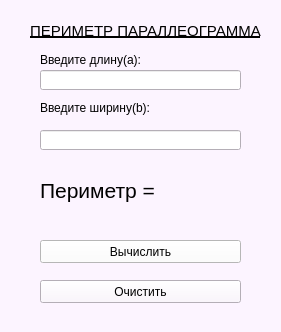
<?xml version="1.0" encoding="UTF-8"?>
<ui version="4.0">
 <class>Form</class>
 <widget class="QWidget" name="Form">
  <property name="geometry">
   <rect>
    <x>0</x>
    <y>0</y>
    <width>281</width>
    <height>332</height>
   </rect>
  </property>
  <property name="palette">
   <palette>
    <active>
     <colorrole role="WindowText">
      <brush brushstyle="SolidPattern">
       <color alpha="255">
        <red>0</red>
        <green>0</green>
        <blue>0</blue>
       </color>
      </brush>
     </colorrole>
     <colorrole role="Button">
      <brush brushstyle="SolidPattern">
       <color alpha="255">
        <red>252</red>
        <green>244</green>
        <blue>255</blue>
       </color>
      </brush>
     </colorrole>
     <colorrole role="Light">
      <brush brushstyle="SolidPattern">
       <color alpha="255">
        <red>255</red>
        <green>255</green>
        <blue>255</blue>
       </color>
      </brush>
     </colorrole>
     <colorrole role="Midlight">
      <brush brushstyle="SolidPattern">
       <color alpha="255">
        <red>253</red>
        <green>249</green>
        <blue>255</blue>
       </color>
      </brush>
     </colorrole>
     <colorrole role="Dark">
      <brush brushstyle="SolidPattern">
       <color alpha="255">
        <red>126</red>
        <green>122</green>
        <blue>127</blue>
       </color>
      </brush>
     </colorrole>
     <colorrole role="Mid">
      <brush brushstyle="SolidPattern">
       <color alpha="255">
        <red>168</red>
        <green>163</green>
        <blue>170</blue>
       </color>
      </brush>
     </colorrole>
     <colorrole role="Text">
      <brush brushstyle="SolidPattern">
       <color alpha="255">
        <red>0</red>
        <green>0</green>
        <blue>0</blue>
       </color>
      </brush>
     </colorrole>
     <colorrole role="BrightText">
      <brush brushstyle="SolidPattern">
       <color alpha="255">
        <red>255</red>
        <green>255</green>
        <blue>255</blue>
       </color>
      </brush>
     </colorrole>
     <colorrole role="ButtonText">
      <brush brushstyle="SolidPattern">
       <color alpha="255">
        <red>0</red>
        <green>0</green>
        <blue>0</blue>
       </color>
      </brush>
     </colorrole>
     <colorrole role="Base">
      <brush brushstyle="SolidPattern">
       <color alpha="255">
        <red>255</red>
        <green>255</green>
        <blue>255</blue>
       </color>
      </brush>
     </colorrole>
     <colorrole role="Window">
      <brush brushstyle="SolidPattern">
       <color alpha="255">
        <red>252</red>
        <green>244</green>
        <blue>255</blue>
       </color>
      </brush>
     </colorrole>
     <colorrole role="Shadow">
      <brush brushstyle="SolidPattern">
       <color alpha="255">
        <red>0</red>
        <green>0</green>
        <blue>0</blue>
       </color>
      </brush>
     </colorrole>
     <colorrole role="AlternateBase">
      <brush brushstyle="SolidPattern">
       <color alpha="255">
        <red>253</red>
        <green>249</green>
        <blue>255</blue>
       </color>
      </brush>
     </colorrole>
     <colorrole role="ToolTipBase">
      <brush brushstyle="SolidPattern">
       <color alpha="255">
        <red>255</red>
        <green>255</green>
        <blue>220</blue>
       </color>
      </brush>
     </colorrole>
     <colorrole role="ToolTipText">
      <brush brushstyle="SolidPattern">
       <color alpha="255">
        <red>0</red>
        <green>0</green>
        <blue>0</blue>
       </color>
      </brush>
     </colorrole>
    </active>
    <inactive>
     <colorrole role="WindowText">
      <brush brushstyle="SolidPattern">
       <color alpha="255">
        <red>0</red>
        <green>0</green>
        <blue>0</blue>
       </color>
      </brush>
     </colorrole>
     <colorrole role="Button">
      <brush brushstyle="SolidPattern">
       <color alpha="255">
        <red>252</red>
        <green>244</green>
        <blue>255</blue>
       </color>
      </brush>
     </colorrole>
     <colorrole role="Light">
      <brush brushstyle="SolidPattern">
       <color alpha="255">
        <red>255</red>
        <green>255</green>
        <blue>255</blue>
       </color>
      </brush>
     </colorrole>
     <colorrole role="Midlight">
      <brush brushstyle="SolidPattern">
       <color alpha="255">
        <red>253</red>
        <green>249</green>
        <blue>255</blue>
       </color>
      </brush>
     </colorrole>
     <colorrole role="Dark">
      <brush brushstyle="SolidPattern">
       <color alpha="255">
        <red>126</red>
        <green>122</green>
        <blue>127</blue>
       </color>
      </brush>
     </colorrole>
     <colorrole role="Mid">
      <brush brushstyle="SolidPattern">
       <color alpha="255">
        <red>168</red>
        <green>163</green>
        <blue>170</blue>
       </color>
      </brush>
     </colorrole>
     <colorrole role="Text">
      <brush brushstyle="SolidPattern">
       <color alpha="255">
        <red>0</red>
        <green>0</green>
        <blue>0</blue>
       </color>
      </brush>
     </colorrole>
     <colorrole role="BrightText">
      <brush brushstyle="SolidPattern">
       <color alpha="255">
        <red>255</red>
        <green>255</green>
        <blue>255</blue>
       </color>
      </brush>
     </colorrole>
     <colorrole role="ButtonText">
      <brush brushstyle="SolidPattern">
       <color alpha="255">
        <red>0</red>
        <green>0</green>
        <blue>0</blue>
       </color>
      </brush>
     </colorrole>
     <colorrole role="Base">
      <brush brushstyle="SolidPattern">
       <color alpha="255">
        <red>255</red>
        <green>255</green>
        <blue>255</blue>
       </color>
      </brush>
     </colorrole>
     <colorrole role="Window">
      <brush brushstyle="SolidPattern">
       <color alpha="255">
        <red>252</red>
        <green>244</green>
        <blue>255</blue>
       </color>
      </brush>
     </colorrole>
     <colorrole role="Shadow">
      <brush brushstyle="SolidPattern">
       <color alpha="255">
        <red>0</red>
        <green>0</green>
        <blue>0</blue>
       </color>
      </brush>
     </colorrole>
     <colorrole role="AlternateBase">
      <brush brushstyle="SolidPattern">
       <color alpha="255">
        <red>253</red>
        <green>249</green>
        <blue>255</blue>
       </color>
      </brush>
     </colorrole>
     <colorrole role="ToolTipBase">
      <brush brushstyle="SolidPattern">
       <color alpha="255">
        <red>255</red>
        <green>255</green>
        <blue>220</blue>
       </color>
      </brush>
     </colorrole>
     <colorrole role="ToolTipText">
      <brush brushstyle="SolidPattern">
       <color alpha="255">
        <red>0</red>
        <green>0</green>
        <blue>0</blue>
       </color>
      </brush>
     </colorrole>
    </inactive>
    <disabled>
     <colorrole role="WindowText">
      <brush brushstyle="SolidPattern">
       <color alpha="255">
        <red>126</red>
        <green>122</green>
        <blue>127</blue>
       </color>
      </brush>
     </colorrole>
     <colorrole role="Button">
      <brush brushstyle="SolidPattern">
       <color alpha="255">
        <red>252</red>
        <green>244</green>
        <blue>255</blue>
       </color>
      </brush>
     </colorrole>
     <colorrole role="Light">
      <brush brushstyle="SolidPattern">
       <color alpha="255">
        <red>255</red>
        <green>255</green>
        <blue>255</blue>
       </color>
      </brush>
     </colorrole>
     <colorrole role="Midlight">
      <brush brushstyle="SolidPattern">
       <color alpha="255">
        <red>253</red>
        <green>249</green>
        <blue>255</blue>
       </color>
      </brush>
     </colorrole>
     <colorrole role="Dark">
      <brush brushstyle="SolidPattern">
       <color alpha="255">
        <red>126</red>
        <green>122</green>
        <blue>127</blue>
       </color>
      </brush>
     </colorrole>
     <colorrole role="Mid">
      <brush brushstyle="SolidPattern">
       <color alpha="255">
        <red>168</red>
        <green>163</green>
        <blue>170</blue>
       </color>
      </brush>
     </colorrole>
     <colorrole role="Text">
      <brush brushstyle="SolidPattern">
       <color alpha="255">
        <red>126</red>
        <green>122</green>
        <blue>127</blue>
       </color>
      </brush>
     </colorrole>
     <colorrole role="BrightText">
      <brush brushstyle="SolidPattern">
       <color alpha="255">
        <red>255</red>
        <green>255</green>
        <blue>255</blue>
       </color>
      </brush>
     </colorrole>
     <colorrole role="ButtonText">
      <brush brushstyle="SolidPattern">
       <color alpha="255">
        <red>126</red>
        <green>122</green>
        <blue>127</blue>
       </color>
      </brush>
     </colorrole>
     <colorrole role="Base">
      <brush brushstyle="SolidPattern">
       <color alpha="255">
        <red>252</red>
        <green>244</green>
        <blue>255</blue>
       </color>
      </brush>
     </colorrole>
     <colorrole role="Window">
      <brush brushstyle="SolidPattern">
       <color alpha="255">
        <red>252</red>
        <green>244</green>
        <blue>255</blue>
       </color>
      </brush>
     </colorrole>
     <colorrole role="Shadow">
      <brush brushstyle="SolidPattern">
       <color alpha="255">
        <red>0</red>
        <green>0</green>
        <blue>0</blue>
       </color>
      </brush>
     </colorrole>
     <colorrole role="AlternateBase">
      <brush brushstyle="SolidPattern">
       <color alpha="255">
        <red>252</red>
        <green>244</green>
        <blue>255</blue>
       </color>
      </brush>
     </colorrole>
     <colorrole role="ToolTipBase">
      <brush brushstyle="SolidPattern">
       <color alpha="255">
        <red>255</red>
        <green>255</green>
        <blue>220</blue>
       </color>
      </brush>
     </colorrole>
     <colorrole role="ToolTipText">
      <brush brushstyle="SolidPattern">
       <color alpha="255">
        <red>0</red>
        <green>0</green>
        <blue>0</blue>
       </color>
      </brush>
     </colorrole>
    </disabled>
   </palette>
  </property>
  <property name="windowTitle">
   <string>Узнай периметр</string>
  </property>
  <widget class="QLabel" name="Zagolovok">
   <property name="geometry">
    <rect>
     <x>30</x>
     <y>10</y>
     <width>251</width>
     <height>41</height>
    </rect>
   </property>
   <property name="font">
    <font>
     <family>Microsoft JhengHei UI</family>
     <pointsize>11</pointsize>
     <weight>50</weight>
     <bold>false</bold>
     <underline>true</underline>
    </font>
   </property>
   <property name="text">
    <string>ПЕРИМЕТР ПАРАЛЛЕОГРАММА</string>
   </property>
  </widget>
  <widget class="QLabel" name="add_a">
   <property name="geometry">
    <rect>
     <x>40</x>
     <y>50</y>
     <width>151</width>
     <height>20</height>
    </rect>
   </property>
   <property name="text">
    <string>Введите длину(а):</string>
   </property>
  </widget>
  <widget class="QLineEdit" name="input_a">
   <property name="geometry">
    <rect>
     <x>40</x>
     <y>70</y>
     <width>201</width>
     <height>20</height>
    </rect>
   </property>
  </widget>
  <widget class="QLabel" name="add_b">
   <property name="geometry">
    <rect>
     <x>40</x>
     <y>100</y>
     <width>261</width>
     <height>16</height>
    </rect>
   </property>
   <property name="text">
    <string>Введите ширину(b):</string>
   </property>
  </widget>
  <widget class="QLineEdit" name="input_b">
   <property name="geometry">
    <rect>
     <x>40</x>
     <y>130</y>
     <width>201</width>
     <height>20</height>
    </rect>
   </property>
  </widget>
  <widget class="QLabel" name="Perimetr_answer">
   <property name="geometry">
    <rect>
     <x>40</x>
     <y>170</y>
     <width>231</width>
     <height>41</height>
    </rect>
   </property>
   <property name="font">
    <font>
     <pointsize>16</pointsize>
    </font>
   </property>
   <property name="text">
    <string>Периметр = </string>
   </property>
  </widget>
  <widget class="QPushButton" name="calculate_button">
   <property name="geometry">
    <rect>
     <x>40</x>
     <y>240</y>
     <width>201</width>
     <height>23</height>
    </rect>
   </property>
   <property name="palette">
    <palette>
     <active>
      <colorrole role="WindowText">
       <brush brushstyle="SolidPattern">
        <color alpha="255">
         <red>0</red>
         <green>0</green>
         <blue>0</blue>
        </color>
       </brush>
      </colorrole>
      <colorrole role="Button">
       <brush brushstyle="SolidPattern">
        <color alpha="255">
         <red>255</red>
         <green>255</green>
         <blue>255</blue>
        </color>
       </brush>
      </colorrole>
      <colorrole role="Light">
       <brush brushstyle="SolidPattern">
        <color alpha="255">
         <red>255</red>
         <green>255</green>
         <blue>255</blue>
        </color>
       </brush>
      </colorrole>
      <colorrole role="Midlight">
       <brush brushstyle="SolidPattern">
        <color alpha="255">
         <red>255</red>
         <green>255</green>
         <blue>255</blue>
        </color>
       </brush>
      </colorrole>
      <colorrole role="Dark">
       <brush brushstyle="SolidPattern">
        <color alpha="255">
         <red>127</red>
         <green>127</green>
         <blue>127</blue>
        </color>
       </brush>
      </colorrole>
      <colorrole role="Mid">
       <brush brushstyle="SolidPattern">
        <color alpha="255">
         <red>170</red>
         <green>170</green>
         <blue>170</blue>
        </color>
       </brush>
      </colorrole>
      <colorrole role="Text">
       <brush brushstyle="SolidPattern">
        <color alpha="255">
         <red>0</red>
         <green>0</green>
         <blue>0</blue>
        </color>
       </brush>
      </colorrole>
      <colorrole role="BrightText">
       <brush brushstyle="SolidPattern">
        <color alpha="255">
         <red>255</red>
         <green>255</green>
         <blue>255</blue>
        </color>
       </brush>
      </colorrole>
      <colorrole role="ButtonText">
       <brush brushstyle="SolidPattern">
        <color alpha="255">
         <red>0</red>
         <green>0</green>
         <blue>0</blue>
        </color>
       </brush>
      </colorrole>
      <colorrole role="Base">
       <brush brushstyle="SolidPattern">
        <color alpha="255">
         <red>255</red>
         <green>255</green>
         <blue>255</blue>
        </color>
       </brush>
      </colorrole>
      <colorrole role="Window">
       <brush brushstyle="SolidPattern">
        <color alpha="255">
         <red>255</red>
         <green>255</green>
         <blue>255</blue>
        </color>
       </brush>
      </colorrole>
      <colorrole role="Shadow">
       <brush brushstyle="SolidPattern">
        <color alpha="255">
         <red>0</red>
         <green>0</green>
         <blue>0</blue>
        </color>
       </brush>
      </colorrole>
      <colorrole role="AlternateBase">
       <brush brushstyle="SolidPattern">
        <color alpha="255">
         <red>255</red>
         <green>255</green>
         <blue>255</blue>
        </color>
       </brush>
      </colorrole>
      <colorrole role="ToolTipBase">
       <brush brushstyle="SolidPattern">
        <color alpha="255">
         <red>255</red>
         <green>255</green>
         <blue>220</blue>
        </color>
       </brush>
      </colorrole>
      <colorrole role="ToolTipText">
       <brush brushstyle="SolidPattern">
        <color alpha="255">
         <red>0</red>
         <green>0</green>
         <blue>0</blue>
        </color>
       </brush>
      </colorrole>
     </active>
     <inactive>
      <colorrole role="WindowText">
       <brush brushstyle="SolidPattern">
        <color alpha="255">
         <red>0</red>
         <green>0</green>
         <blue>0</blue>
        </color>
       </brush>
      </colorrole>
      <colorrole role="Button">
       <brush brushstyle="SolidPattern">
        <color alpha="255">
         <red>255</red>
         <green>255</green>
         <blue>255</blue>
        </color>
       </brush>
      </colorrole>
      <colorrole role="Light">
       <brush brushstyle="SolidPattern">
        <color alpha="255">
         <red>255</red>
         <green>255</green>
         <blue>255</blue>
        </color>
       </brush>
      </colorrole>
      <colorrole role="Midlight">
       <brush brushstyle="SolidPattern">
        <color alpha="255">
         <red>255</red>
         <green>255</green>
         <blue>255</blue>
        </color>
       </brush>
      </colorrole>
      <colorrole role="Dark">
       <brush brushstyle="SolidPattern">
        <color alpha="255">
         <red>127</red>
         <green>127</green>
         <blue>127</blue>
        </color>
       </brush>
      </colorrole>
      <colorrole role="Mid">
       <brush brushstyle="SolidPattern">
        <color alpha="255">
         <red>170</red>
         <green>170</green>
         <blue>170</blue>
        </color>
       </brush>
      </colorrole>
      <colorrole role="Text">
       <brush brushstyle="SolidPattern">
        <color alpha="255">
         <red>0</red>
         <green>0</green>
         <blue>0</blue>
        </color>
       </brush>
      </colorrole>
      <colorrole role="BrightText">
       <brush brushstyle="SolidPattern">
        <color alpha="255">
         <red>255</red>
         <green>255</green>
         <blue>255</blue>
        </color>
       </brush>
      </colorrole>
      <colorrole role="ButtonText">
       <brush brushstyle="SolidPattern">
        <color alpha="255">
         <red>0</red>
         <green>0</green>
         <blue>0</blue>
        </color>
       </brush>
      </colorrole>
      <colorrole role="Base">
       <brush brushstyle="SolidPattern">
        <color alpha="255">
         <red>255</red>
         <green>255</green>
         <blue>255</blue>
        </color>
       </brush>
      </colorrole>
      <colorrole role="Window">
       <brush brushstyle="SolidPattern">
        <color alpha="255">
         <red>255</red>
         <green>255</green>
         <blue>255</blue>
        </color>
       </brush>
      </colorrole>
      <colorrole role="Shadow">
       <brush brushstyle="SolidPattern">
        <color alpha="255">
         <red>0</red>
         <green>0</green>
         <blue>0</blue>
        </color>
       </brush>
      </colorrole>
      <colorrole role="AlternateBase">
       <brush brushstyle="SolidPattern">
        <color alpha="255">
         <red>255</red>
         <green>255</green>
         <blue>255</blue>
        </color>
       </brush>
      </colorrole>
      <colorrole role="ToolTipBase">
       <brush brushstyle="SolidPattern">
        <color alpha="255">
         <red>255</red>
         <green>255</green>
         <blue>220</blue>
        </color>
       </brush>
      </colorrole>
      <colorrole role="ToolTipText">
       <brush brushstyle="SolidPattern">
        <color alpha="255">
         <red>0</red>
         <green>0</green>
         <blue>0</blue>
        </color>
       </brush>
      </colorrole>
     </inactive>
     <disabled>
      <colorrole role="WindowText">
       <brush brushstyle="SolidPattern">
        <color alpha="255">
         <red>127</red>
         <green>127</green>
         <blue>127</blue>
        </color>
       </brush>
      </colorrole>
      <colorrole role="Button">
       <brush brushstyle="SolidPattern">
        <color alpha="255">
         <red>255</red>
         <green>255</green>
         <blue>255</blue>
        </color>
       </brush>
      </colorrole>
      <colorrole role="Light">
       <brush brushstyle="SolidPattern">
        <color alpha="255">
         <red>255</red>
         <green>255</green>
         <blue>255</blue>
        </color>
       </brush>
      </colorrole>
      <colorrole role="Midlight">
       <brush brushstyle="SolidPattern">
        <color alpha="255">
         <red>255</red>
         <green>255</green>
         <blue>255</blue>
        </color>
       </brush>
      </colorrole>
      <colorrole role="Dark">
       <brush brushstyle="SolidPattern">
        <color alpha="255">
         <red>127</red>
         <green>127</green>
         <blue>127</blue>
        </color>
       </brush>
      </colorrole>
      <colorrole role="Mid">
       <brush brushstyle="SolidPattern">
        <color alpha="255">
         <red>170</red>
         <green>170</green>
         <blue>170</blue>
        </color>
       </brush>
      </colorrole>
      <colorrole role="Text">
       <brush brushstyle="SolidPattern">
        <color alpha="255">
         <red>127</red>
         <green>127</green>
         <blue>127</blue>
        </color>
       </brush>
      </colorrole>
      <colorrole role="BrightText">
       <brush brushstyle="SolidPattern">
        <color alpha="255">
         <red>255</red>
         <green>255</green>
         <blue>255</blue>
        </color>
       </brush>
      </colorrole>
      <colorrole role="ButtonText">
       <brush brushstyle="SolidPattern">
        <color alpha="255">
         <red>127</red>
         <green>127</green>
         <blue>127</blue>
        </color>
       </brush>
      </colorrole>
      <colorrole role="Base">
       <brush brushstyle="SolidPattern">
        <color alpha="255">
         <red>255</red>
         <green>255</green>
         <blue>255</blue>
        </color>
       </brush>
      </colorrole>
      <colorrole role="Window">
       <brush brushstyle="SolidPattern">
        <color alpha="255">
         <red>255</red>
         <green>255</green>
         <blue>255</blue>
        </color>
       </brush>
      </colorrole>
      <colorrole role="Shadow">
       <brush brushstyle="SolidPattern">
        <color alpha="255">
         <red>0</red>
         <green>0</green>
         <blue>0</blue>
        </color>
       </brush>
      </colorrole>
      <colorrole role="AlternateBase">
       <brush brushstyle="SolidPattern">
        <color alpha="255">
         <red>255</red>
         <green>255</green>
         <blue>255</blue>
        </color>
       </brush>
      </colorrole>
      <colorrole role="ToolTipBase">
       <brush brushstyle="SolidPattern">
        <color alpha="255">
         <red>255</red>
         <green>255</green>
         <blue>220</blue>
        </color>
       </brush>
      </colorrole>
      <colorrole role="ToolTipText">
       <brush brushstyle="SolidPattern">
        <color alpha="255">
         <red>0</red>
         <green>0</green>
         <blue>0</blue>
        </color>
       </brush>
      </colorrole>
     </disabled>
    </palette>
   </property>
   <property name="cursor">
    <cursorShape>ArrowCursor</cursorShape>
   </property>
   <property name="text">
    <string>Вычислить</string>
   </property>
  </widget>
  <widget class="QPushButton" name="clear_button">
   <property name="geometry">
    <rect>
     <x>40</x>
     <y>280</y>
     <width>201</width>
     <height>23</height>
    </rect>
   </property>
   <property name="text">
    <string>Очистить</string>
   </property>
  </widget>
 </widget>
 <resources/>
 <connections/>
</ui>
